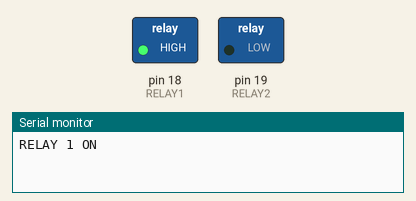
This sketch was run on a simulated Arduino Uno, built with avr-gcc and run on an emulated ATmega328P. On the bench: switched loads named in the sketch (green lamp = pin HIGH), the last lines printed to the serial monitor.

Above: at 0.5 s.
At 2.5 s:
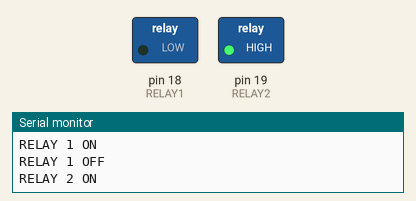
At 3.5 s:
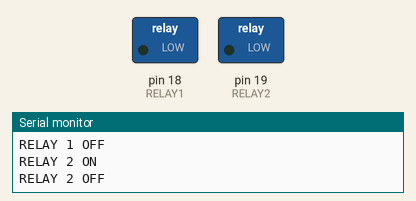
Timing chart, 0 to 5.2 s (numbered marks = the images above):
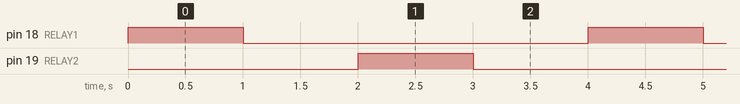

The sketch:

3._RELAY.ino
```cpp
byte RELAY1 = 18;
byte RELAY2 = 19;

void setup() {
  Serial.begin(9600);
  pinMode(RELAY1,OUTPUT);
  pinMode(RELAY2,OUTPUT);
}

void loop() {
  //RELAY 1
  Serial.println("RELAY 1 ON");
  digitalWrite(RELAY1,HIGH);
  delay(1000);
  Serial.println("RELAY 1 OFF");
  digitalWrite(RELAY1,LOW);
  delay(1000);

   //RELAY 2
  Serial.println("RELAY 2 ON");
  digitalWrite(RELAY2,HIGH);
  delay(1000);
  Serial.println("RELAY 2 OFF");
  digitalWrite(RELAY2,LOW);
  delay(1000);
}
```

Measured:
- by itself, pin 18 (RELAY1), pin 19 (RELAY2): alternates HIGH for 1.0 s and LOW for 3.0 s
- by itself, everything shown: repeats every 4.0 s, in 4 steps
